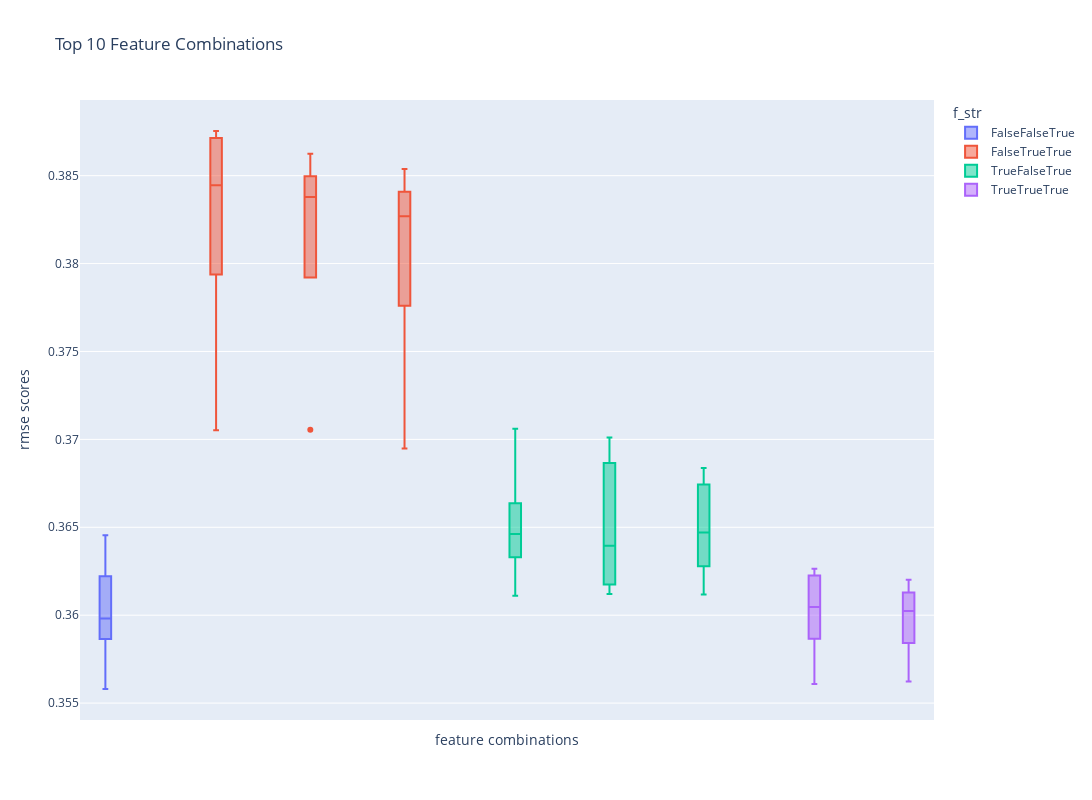

Here is the notebook cell this chart was saved with:
### Code cell
pio.renderers.default = 'plotly_mimetype'

fig = px.box(df_metrics[df_metrics['features'].isin(x)], x='features',
             y='rmse_scores', title='RMSE Boxplot of Top 10 Feature Combinations', color='f_str')
fig.update_layout(height=800, width=1100,
                  title_text="Top 10 Feature Combinations",
                  xaxis_title="feature combinations", yaxis_title="rmse scores")
fig.update_xaxes(showticklabels=False)
fig.show()

### Figure 1 — Plotly figure (JSON) as saved in the notebook; plotly's stock layout.template omitted (floating-point values rounded to 4 significant figures)
{"data": [{"alignmentgroup": "True", "hovertemplate": "f_str=FalseFalseTrue<br>features=%{x}<br>rmse_scores=%{y}<extra></extra>", "legendgroup": "FalseFalseTrue", "marker": {"color": "#636efa"}, "name": "FalseFalseTrue", "notched": false, "offsetgroup": "FalseFalseTrue", "orientation": "v", "showlegend": true, "type": "box", "x": ["f_1_num_of_terms,f_4_has_special_char", "f_1_num_of_terms,f_4_has_special_char", "f_1_num_of_terms,f_4_has_special_char", "f_1_num_of_terms,f_4_has_special_char", "f_1_num_of_terms,f_4_has_special_char"], "x0": " ", "xaxis": "x", "y": [0.3645, 0.3596, 0.3598, 0.3614, 0.3558], "y0": " ", "yaxis": "y"}, {"alignmentgroup": "True", "hovertemplate": "f_str=FalseTrueTrue<br>features=%{x}<br>rmse_scores=%{y}<extra></extra>", "legendgroup": "FalseTrueTrue", "marker": {"color": "#EF553B"}, "name": "FalseTrueTrue", "notched": false, "offsetgroup": "FalseTrueTrue", "orientation": "v", "showlegend": true, "type": "box", "x": ["f_1_num_of_terms,f_2_query_length,f_8_max_semantic_score,f_9_avg_semantic_score", "f_1_num_of_terms,f_2_query_length,f_8_max_semantic_score,f_9_avg_semantic_score", "f_1_num_of_terms,f_2_query_length,f_8_max_semantic_score,f_9_avg_semantic_score", "f_1_num_of_terms,f_2_query_length,f_8_max_semantic_score,f_9_avg_semantic_score", "f_1_num_of_terms,f_2_query_length,f_8_max_semantic_score,f_9_avg_semantic_score", "f_1_num_of_terms,f_2_query_length,f_3_has_numbers,f_8_max_semantic_score,f_9_avg_semantic_score", "f_1_num_of_terms,f_2_query_length,f_3_has_numbers,f_8_max_semantic_score,f_9_avg_semantic_score", "f_1_num_of_terms,f_2_query_length,f_3_has_numbers,f_8_max_semantic_score,f_9_avg_semantic_score", "f_1_num_of_terms,f_2_query_length,f_3_has_numbers,f_8_max_semantic_score,f_9_avg_semantic_score", "f_1_num_of_terms,f_2_query_length,f_3_has_numbers,f_8_max_semantic_score,f_9_avg_semantic_score", "f_1_num_of_terms,f_2_query_length,f_3_has_numbers,f_4_has_special_char,f_8_max_semantic_score,f_9_avg_semantic_score", "f_1_num_of_terms,f_2_query_length,f_3_has_numbers,f_4_has_special_char,f_8_max_semantic_score,f_9_avg_semantic_score", "f_1_num_of_terms,f_2_query_length,f_3_has_numbers,f_4_has_special_char,f_8_max_semantic_score,f_9_avg_semantic_score", "f_1_num_of_terms,f_2_query_length,f_3_has_numbers,f_4_has_special_char,f_8_max_semantic_score,f_9_avg_semantic_score", "f_1_num_of_terms,f_2_query_length,f_3_has_numbers,f_4_has_special_char,f_8_max_semantic_score,f_9_avg_semantic_score"], "x0": " ", "xaxis": "x", "y": [0.387, 0.3845, 0.3875, 0.3823, 0.3705, 0.3862, 0.3838, 0.3845, 0.3821, 0.3706, 0.3854, 0.3827, 0.3837, 0.3803, 0.3695], "y0": " ", "yaxis": "y"}, {"alignmentgroup": "True", "hovertemplate": "f_str=TrueFalseTrue<br>features=%{x}<br>rmse_scores=%{y}<extra></extra>", "legendgroup": "TrueFalseTrue", "marker": {"color": "#00cc96"}, "name": "TrueFalseTrue", "notched": false, "offsetgroup": "TrueFalseTrue", "orientation": "v", "showlegend": true, "type": "box", "x": ["f_2_query_length,f_5_num_results,f_6_max_title_score,f_7_sum_title_scores", "f_2_query_length,f_5_num_results,f_6_max_title_score,f_7_sum_title_scores", "f_2_query_length,f_5_num_results,f_6_max_title_score,f_7_sum_title_scores", "f_2_query_length,f_5_num_results,f_6_max_title_score,f_7_sum_title_scores", "f_2_query_length,f_5_num_results,f_6_max_title_score,f_7_sum_title_scores", "f_1_num_of_terms,f_4_has_special_char,f_5_num_results,f_6_max_title_score,f_7_sum_title_scores", "f_1_num_of_terms,f_4_has_special_char,f_5_num_results,f_6_max_title_score,f_7_sum_title_scores", "f_1_num_of_terms,f_4_has_special_char,f_5_num_results,f_6_max_title_score,f_7_sum_title_scores", "f_1_num_of_terms,f_4_has_special_char,f_5_num_results,f_6_max_title_score,f_7_sum_title_scores", "f_1_num_of_terms,f_4_has_special_char,f_5_num_results,f_6_max_title_score,f_7_sum_title_scores", "f_1_num_of_terms,f_3_has_numbers,f_4_has_special_char,f_5_num_results,f_6_max_title_score,f_7_sum_title_scores", "f_1_num_of_terms,f_3_has_numbers,f_4_has_special_char,f_5_num_results,f_6_max_title_score,f_7_sum_title_scores", "f_1_num_of_terms,f_3_has_numbers,f_4_has_special_char,f_5_num_results,f_6_max_title_score,f_7_sum_title_scores", "f_1_num_of_terms,f_3_has_numbers,f_4_has_special_char,f_5_num_results,f_6_max_title_score,f_7_sum_title_scores", "f_1_num_of_terms,f_3_has_numbers,f_4_has_special_char,f_5_num_results,f_6_max_title_score,f_7_sum_title_scores"], "x0": " ", "xaxis": "x", "y": [0.3706, 0.3646, 0.364, 0.3649, 0.3611, 0.3701, 0.364, 0.3682, 0.3612, 0.3619, 0.3684, 0.3633, 0.3671, 0.3612, 0.3647], "y0": " ", "yaxis": "y"}, {"alignmentgroup": "True", "hovertemplate": "f_str=TrueTrueTrue<br>features=%{x}<br>rmse_scores=%{y}<extra></extra>", "legendgroup": "TrueTrueTrue", "marker": {"color": "#ab63fa"}, "name": "TrueTrueTrue", "notched": false, "offsetgroup": "TrueTrueTrue", "orientation": "v", "showlegend": true, "type": "box", "x": ["f_1_num_of_terms,f_2_query_length,f_3_has_numbers,f_5_num_results,f_6_max_title_score,f_7_sum_title_scores,f_8_max_semantic_score,f_9_avg_semantic_score", "f_1_num_of_terms,f_2_query_length,f_3_has_numbers,f_5_num_results,f_6_max_title_score,f_7_sum_title_scores,f_8_max_semantic_score,f_9_avg_semantic_score", "f_1_num_of_terms,f_2_query_length,f_3_has_numbers,f_5_num_results,f_6_max_title_score,f_7_sum_title_scores,f_8_max_semantic_score,f_9_avg_semantic_score", "f_1_num_of_terms,f_2_query_length,f_3_has_numbers,f_5_num_results,f_6_max_title_score,f_7_sum_title_scores,f_8_max_semantic_score,f_9_avg_semantic_score", "f_1_num_of_terms,f_2_query_length,f_3_has_numbers,f_5_num_results,f_6_max_title_score,f_7_sum_title_scores,f_8_max_semantic_score,f_9_avg_semantic_score", "f_1_num_of_terms,f_2_query_length,f_3_has_numbers,f_4_has_special_char,f_5_num_results,f_6_max_title_score,f_7_sum_title_scores,f_8_max_semantic_score,f_9_avg_semantic_score", "f_1_num_of_terms,f_2_query_length,f_3_has_numbers,f_4_has_special_char,f_5_num_results,f_6_max_title_score,f_7_sum_title_scores,f_8_max_semantic_score,f_9_avg_semantic_score", "f_1_num_of_terms,f_2_query_length,f_3_has_numbers,f_4_has_special_char,f_5_num_results,f_6_max_title_score,f_7_sum_title_scores,f_8_max_semantic_score,f_9_avg_semantic_score", "f_1_num_of_terms,f_2_query_length,f_3_has_numbers,f_4_has_special_char,f_5_num_results,f_6_max_title_score,f_7_sum_title_scores,f_8_max_semantic_score,f_9_avg_semantic_score", "f_1_num_of_terms,f_2_query_length,f_3_has_numbers,f_4_has_special_char,f_5_num_results,f_6_max_title_score,f_7_sum_title_scores,f_8_max_semantic_score,f_9_avg_semantic_score"], "x0": " ", "xaxis": "x", "y": [0.3621, 0.3626, 0.3605, 0.3595, 0.3561, 0.3611, 0.362, 0.3602, 0.3592, 0.3562], "y0": " ", "yaxis": "y"}], "layout": {"boxmode": "group", "height": 800, "legend": {"title": {"text": "f_str"}, "tracegroupgap": 0}, "title": {"text": "Top 10 Feature Combinations"}, "width": 1100, "xaxis": {"anchor": "y", "autorange": true, "domain": [0, 1], "range": [-0.5316, 8.532], "showticklabels": false, "title": {"text": "feature combinations"}, "type": "category"}, "yaxis": {"anchor": "x", "autorange": true, "domain": [0, 1], "range": [0.354, 0.3893], "title": {"text": "rmse scores"}, "type": "linear"}}}
